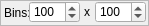
         <widget class="QFrame" name="fCorrBins">
          <property name="geometry">
           <rect>
            <x>357</x>
            <y>90</y>
            <width>149</width>
            <height>26</height>
           </rect>
          </property>
          <property name="frameShape">
           <enum>QFrame::StyledPanel</enum>
          </property>
          <property name="frameShadow">
           <enum>QFrame::Raised</enum>
          </property>
          <widget class="QSpinBox" name="sbCorrBinsX">
           <property name="geometry">
            <rect>
             <x>29</x>
             <y>1</y>
             <width>51</width>
             <height>22</height>
            </rect>
           </property>
           <property name="minimum">
            <number>1</number>
           </property>
           <property name="maximum">
            <number>10000</number>
           </property>
           <property name="value">
            <number>100</number>
           </property>
          </widget>
          <widget class="QSpinBox" name="sbCorrBinsY">
           <property name="geometry">
            <rect>
             <x>95</x>
             <y>1</y>
             <width>51</width>
             <height>22</height>
            </rect>
           </property>
           <property name="minimum">
            <number>1</number>
           </property>
           <property name="maximum">
            <number>10000</number>
           </property>
           <property name="value">
            <number>100</number>
           </property>
          </widget>
          <widget class="QLabel" name="label_47">
           <property name="geometry">
            <rect>
             <x>70</x>
             <y>22</y>
             <width>16</width>
             <height>16</height>
            </rect>
           </property>
           <property name="text">
            <string>x</string>
           </property>
          </widget>
          <widget class="QLabel" name="label_111">
           <property name="geometry">
            <rect>
             <x>84</x>
             <y>5</y>
             <width>20</width>
             <height>13</height>
            </rect>
           </property>
           <property name="text">
            <string>x</string>
           </property>
          </widget>
          <widget class="QLabel" name="label_116">
           <property name="geometry">
            <rect>
             <x>4</x>
             <y>6</y>
             <width>32</width>
             <height>13</height>
            </rect>
           </property>
           <property name="text">
            <string>Bins:</string>
           </property>
          </widget>
          <zorder>label_111</zorder>
          <zorder>label_47</zorder>
          <zorder>label_116</zorder>
          <zorder>sbCorrBinsX</zorder>
          <zorder>sbCorrBinsY</zorder>
         </widget>
